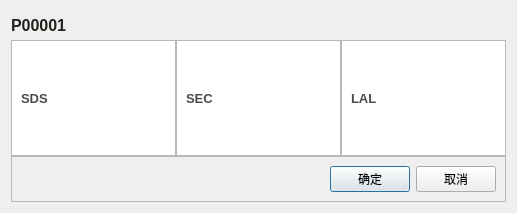
<?xml version="1.0" encoding="UTF-8"?>
<ui version="4.0">
 <class>QcresultDialog</class>
 <widget class="QDialog" name="QcresultDialog">
  <property name="geometry">
   <rect>
    <x>0</x>
    <y>0</y>
    <width>517</width>
    <height>213</height>
   </rect>
  </property>
  <property name="minimumSize">
   <size>
    <width>517</width>
    <height>0</height>
   </size>
  </property>
  <property name="windowTitle">
   <string>Qc-results</string>
  </property>
  <property name="styleSheet">
   <string notr="true">QFrame#content {
	background-color: rgb(255, 255, 255);
	border-radius: 3px;
}
QLabel#pidLabel {
	font-size: 12pt;
	font-weight: bold;
	color: rgb(33, 34, 27);
}
#label_sds, #label_sec, #label_lal {
	font-size: 10pt;
	font-weight: bold;
	color: rgb(74, 74, 74);
}</string>
  </property>
  <layout class="QVBoxLayout" name="verticalLayout">
   <property name="spacing">
    <number>0</number>
   </property>
   <item>
    <widget class="QLabel" name="pidLabel">
     <property name="sizePolicy">
      <sizepolicy hsizetype="Preferred" vsizetype="Expanding">
       <horstretch>0</horstretch>
       <verstretch>1</verstretch>
      </sizepolicy>
     </property>
     <property name="text">
      <string>P00001</string>
     </property>
    </widget>
   </item>
   <item>
    <widget class="QFrame" name="content">
     <property name="sizePolicy">
      <sizepolicy hsizetype="Preferred" vsizetype="Expanding">
       <horstretch>0</horstretch>
       <verstretch>4</verstretch>
      </sizepolicy>
     </property>
     <property name="frameShape">
      <enum>QFrame::StyledPanel</enum>
     </property>
     <property name="frameShadow">
      <enum>QFrame::Raised</enum>
     </property>
     <layout class="QHBoxLayout" name="horizontalLayout">
      <property name="spacing">
       <number>0</number>
      </property>
      <property name="leftMargin">
       <number>0</number>
      </property>
      <property name="topMargin">
       <number>0</number>
      </property>
      <property name="rightMargin">
       <number>0</number>
      </property>
      <property name="bottomMargin">
       <number>0</number>
      </property>
      <item>
       <widget class="QFrame" name="frame_2">
        <property name="frameShape">
         <enum>QFrame::StyledPanel</enum>
        </property>
        <property name="frameShadow">
         <enum>QFrame::Raised</enum>
        </property>
        <layout class="QVBoxLayout" name="verticalLayout_2">
         <item>
          <widget class="QLabel" name="label_sds">
           <property name="text">
            <string>SDS</string>
           </property>
          </widget>
         </item>
        </layout>
       </widget>
      </item>
      <item>
       <widget class="QFrame" name="frame_3">
        <property name="frameShape">
         <enum>QFrame::StyledPanel</enum>
        </property>
        <property name="frameShadow">
         <enum>QFrame::Raised</enum>
        </property>
        <layout class="QVBoxLayout" name="verticalLayout_3">
         <item>
          <widget class="QLabel" name="label_sec">
           <property name="text">
            <string>SEC</string>
           </property>
          </widget>
         </item>
        </layout>
       </widget>
      </item>
      <item>
       <widget class="QFrame" name="frame_4">
        <property name="frameShape">
         <enum>QFrame::StyledPanel</enum>
        </property>
        <property name="frameShadow">
         <enum>QFrame::Raised</enum>
        </property>
        <layout class="QVBoxLayout" name="verticalLayout_4">
         <item>
          <widget class="QLabel" name="label_lal">
           <property name="text">
            <string>LAL</string>
           </property>
          </widget>
         </item>
        </layout>
       </widget>
      </item>
     </layout>
    </widget>
   </item>
   <item>
    <widget class="QFrame" name="frame_5">
     <property name="sizePolicy">
      <sizepolicy hsizetype="Preferred" vsizetype="Expanding">
       <horstretch>0</horstretch>
       <verstretch>1</verstretch>
      </sizepolicy>
     </property>
     <property name="frameShape">
      <enum>QFrame::StyledPanel</enum>
     </property>
     <property name="frameShadow">
      <enum>QFrame::Raised</enum>
     </property>
     <layout class="QHBoxLayout" name="horizontalLayout_2">
      <item>
       <spacer name="horizontalSpacer">
        <property name="orientation">
         <enum>Qt::Horizontal</enum>
        </property>
        <property name="sizeHint" stdset="0">
         <size>
          <width>40</width>
          <height>20</height>
         </size>
        </property>
       </spacer>
      </item>
      <item>
       <widget class="QPushButton" name="okButton">
        <property name="text">
         <string>确定</string>
        </property>
       </widget>
      </item>
      <item>
       <widget class="QPushButton" name="cancelButton">
        <property name="text">
         <string>取消</string>
        </property>
       </widget>
      </item>
     </layout>
    </widget>
   </item>
  </layout>
 </widget>
 <resources/>
 <connections>
  <connection>
   <sender>cancelButton</sender>
   <signal>clicked()</signal>
   <receiver>QcresultDialog</receiver>
   <slot>close()</slot>
   <hints>
    <hint type="sourcelabel">
     <x>434</x>
     <y>190</y>
    </hint>
    <hint type="destinationlabel">
     <x>502</x>
     <y>199</y>
    </hint>
   </hints>
  </connection>
 </connections>
</ui>
